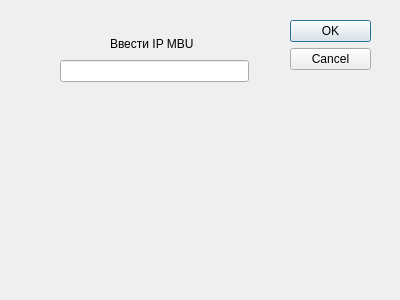
<?xml version="1.0" encoding="UTF-8"?>
<ui version="4.0">
 <class>IpDialog</class>
 <widget class="QDialog" name="IpDialog">
  <property name="geometry">
   <rect>
    <x>0</x>
    <y>0</y>
    <width>400</width>
    <height>300</height>
   </rect>
  </property>
  <property name="windowTitle">
   <string>Dialog</string>
  </property>
  <widget class="QDialogButtonBox" name="buttonBox">
   <property name="geometry">
    <rect>
     <x>290</x>
     <y>20</y>
     <width>81</width>
     <height>241</height>
    </rect>
   </property>
   <property name="orientation">
    <enum>Qt::Vertical</enum>
   </property>
   <property name="standardButtons">
    <set>QDialogButtonBox::Cancel|QDialogButtonBox::Ok</set>
   </property>
  </widget>
  <widget class="QLabel" name="label">
   <property name="geometry">
    <rect>
     <x>110</x>
     <y>30</y>
     <width>149</width>
     <height>28</height>
    </rect>
   </property>
   <property name="text">
    <string>Ввести IP MBU</string>
   </property>
  </widget>
  <widget class="QLineEdit" name="codeLine">
   <property name="geometry">
    <rect>
     <x>60</x>
     <y>60</y>
     <width>189</width>
     <height>22</height>
    </rect>
   </property>
  </widget>
 </widget>
 <resources/>
 <connections>
  <connection>
   <sender>buttonBox</sender>
   <signal>accepted()</signal>
   <receiver>IpDialog</receiver>
   <slot>accept()</slot>
   <hints>
    <hint type="sourcelabel">
     <x>248</x>
     <y>254</y>
    </hint>
    <hint type="destinationlabel">
     <x>157</x>
     <y>274</y>
    </hint>
   </hints>
  </connection>
  <connection>
   <sender>buttonBox</sender>
   <signal>rejected()</signal>
   <receiver>IpDialog</receiver>
   <slot>reject()</slot>
   <hints>
    <hint type="sourcelabel">
     <x>316</x>
     <y>260</y>
    </hint>
    <hint type="destinationlabel">
     <x>286</x>
     <y>274</y>
    </hint>
   </hints>
  </connection>
 </connections>
</ui>
